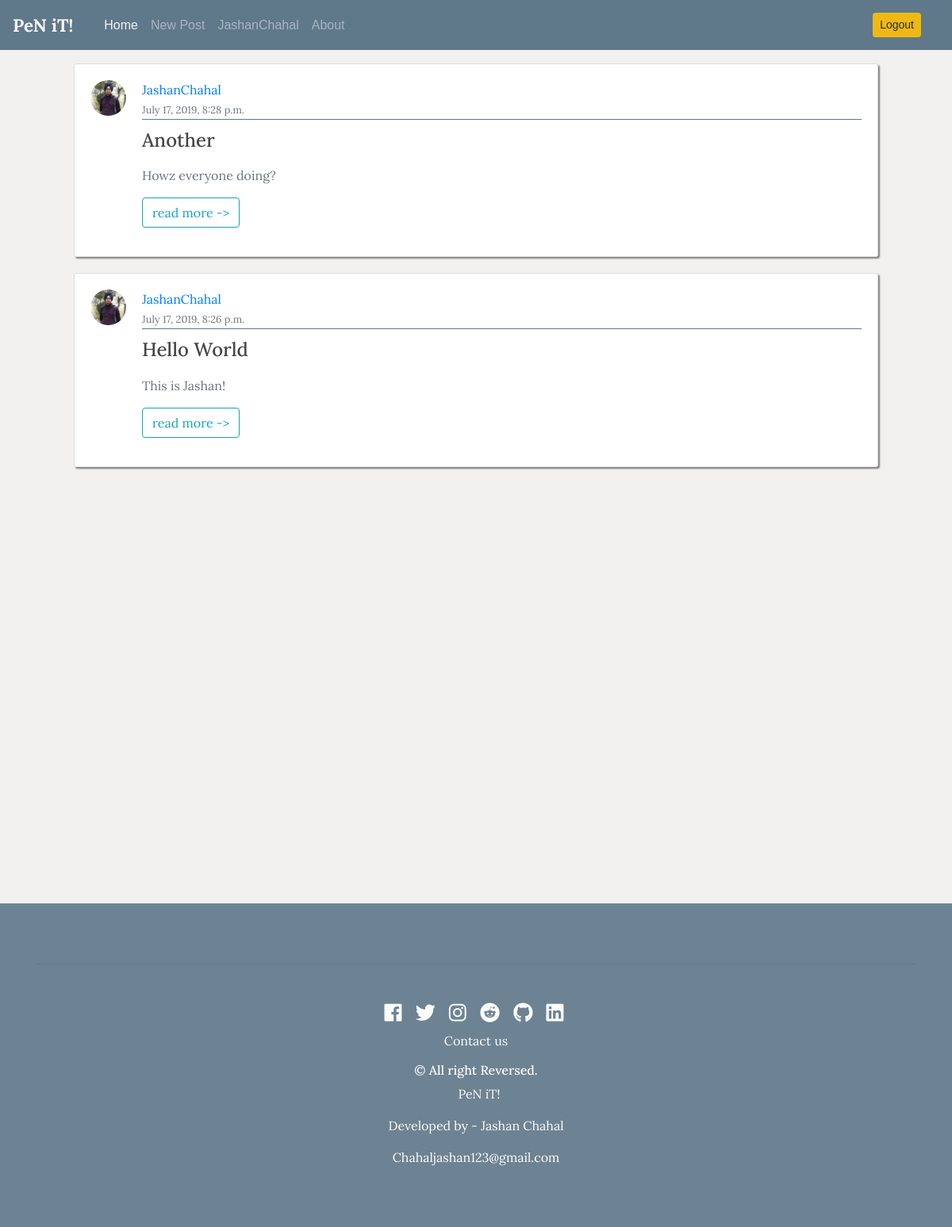
The app's page / (signed in) with its own data.
### blog/models.py (models this page shows, shortened)
class Post(models.Model):
    title = models.CharField(max_length = 100)
    content = models.TextField()
    date_posted = models.DateTimeField(default = timezone.now)
    author = models.ForeignKey(User, on_delete = models.CASCADE)

### users/models.py (models this page shows, shortened)
class Profile(models.Model):
    user = models.OneToOneField(User,on_delete = models.CASCADE)
    image = models.ImageField( default = 'default.jpg', upload_to ='profile_pics')

### blog/views.py (the view)
# urls.py: path('',PostListView.as_view(), name = 'blog-home'),
class PostListView(ListView):
    model = Post
    template_name = 'blog/home.html'
    context_object_name = 'posts'
    ordering = ['-date_posted']
    paginate_by = 5

### blog/templates/blog/home.html (shortened to what this page needs)
{% extends "blog/base.html" %}
{% block content %}
{% for post in posts %}
    <article class="media content-section">
            <a class="mr-1" href="{% url 'user-posts' post.author.username %}"><img class ="rounded-circle article-img img-fluid"src="{{ post.author.profile.image.url }}"></a>
            <div class="media-body">
            <div class="article-metadata">
                <a class="mr-1" href="{% url 'user-posts' post.author.username %}">{{ post.author }}</a>
                <div>
                <small class="text-muted">{{ post.date_posted }}</small>
            </div>
            </div>
            <h2><a class="article-title" href="{% url 'post-detail' post.id %}">{{ post.title }}</a></h2>
            <p class="article-content"><div class="text-muted">
                {{ post.content|safe|truncatewords:"200"|linebreaks }}
                <a class=" btn btn-outline-info " href="{% url 'post-detail' post.id %}">read more -></a>
            </div>
            </p>
            </div>
        </article>
{% endfor %}
{% endblock content %}

### blog/templates/blog/base.html (shortened to what this page needs)
{% load static %}
<!DOCTYPE html>
<html lang="en">
<head>
   <link rel="stylesheet" href="https://stackpath.bootstrapcdn.com/bootstrap/4.3.1/css/bootstrap.min.css">
   <link rel="stylesheet" type="text/css" href="{% static 'blog/main.css' %}">
   <link rel="stylesheet" href="https://use.fontawesome.com/releases/v5.0.13/css/all.css">
</head>
<body id="bg">
        <nav id ="mainnavbar" class="navbar navbar-expand-lg navbar-dark bg-steel  fixed-top">
  <a class="navbar-brand" href="{% url 'blog-home' %}">PeN iT!</a>
<div class="container">
  <div class="collapse navbar-collapse" id="navbarSupportedContent">
    <ul class="navbar-nav mr-auto">
      <li class="nav-item active">
        <a class="nav-link" href="{% url 'blog-home' %}">Home <span class="sr-only">(current)</span></a>
      </li>
      {% if user.is_authenticated %}
      <li class="nav-item">
          <a class="nav-item nav-link" href="{% url 'post-create' %}">New Post</a>
      </li>
      <li class="nav-item">
          <a class="nav-item nav-link bs" href="{% url 'user-posts' user.username %}">{{ user.username }}</a>
        </li>
      {% endif %}
      <li class="nav-item ">
        <a class="nav-link" href="{% url 'blog-about' %}">About</a>
      </li>
    </ul>
    <div class ="navbar-nav">
       {% if user.is_authenticated %}
       <a class="nav-item nav-link" href="{% url 'logout' %}"><button type="button" class ="btn btn-warning btn-sm">Logout</button></a>
       {% else %}
        <a class="nav-item nav-link" href="{% url 'login' %}"><button type="button" class ="btn btn-success btn-sm">Login</button></a>
        <a class="nav-item nav-link" href="{% url 'register'%}"><button type="button" class ="btn btn-warning btn-sm">Signup</button></a>
        {% endif %}
    </div>
  </div>
</div>
</nav>
              <main role="main" class="container"  >
                      <div class="centre">
                        {% block content %}{% endblock %}
                  </main>
                     <section id="footer">
                       <div class="container">
                          <hr>
                            <div class="col-xs-12 col-sm-12 col-md-12 mt-2 mt-sm-5">
                              <ul class="list-unstyled list-inline social text-center">
                                <li class="list-inline-item"><a href="https://www.facebook.com/imjashanchahal"><i class="fab fa-facebook"></i></a></li>
                                <li class="list-inline-item"><a href="https://twitter.com/imJashanChahal"><i class="fab fa-twitter"></i></a></li>
                                <li class="list-inline-item"><a href="https://www.instagram.com/imjashanchahal/"><i class="fab fa-instagram"></i></a></li>
                                <li class="list-inline-item"><a href="https://www.reddit.com/user/imjashanchahal/"><i class="fab fa-reddit"></i></a></li>
                                <li class="list-inline-item"><a href="https://github.com/JashanChahal" target="_blank"><i class="fab fa-github"></i></a></li>
                                <li class="list-inline-item"><a href="https://www.linkedin.com/in/jashan-chahal-109068169" target="_blank"><i class="fab fa-linkedin"></i></a></li>
                              </ul>
                            </div>
                          </div>
                          <div class="row">
                            <div class="col-xs-12 col-sm-12 col-md-12 mt-2 mt-sm-2 text-center text-white">
                            <p>Contact us</p>  <p class="h6">&copy All right Reversed.</p><p><a class="text-green ml-2" href="https://www.sunlimetech.com" target="_blank">PeN iT!</a></p>
                            <p>Developed by - Jashan Chahal</p><p>Chahaljashan123@gmail.com</p>
                            </div>
                          </div>
                      </section>
</body>
</html>

### blog/static/blog/main.css (style rules this page uses)
body { background: #f3f0f0; font-family: 'Lora', serif; color: #333333; margin-top: 5rem; vertical-align: middle; }
#mainnavbar .navbar-brand { color: #faf5f4; font-size: 1.4rem; font-weight: 1000; }
#mainnavbar { border-bottom : 0.1px groove; }
#mainnavbar .nav-link { opacity: 0.9; font-family: Arial, Helvetica, sans-serif; }
#bg { background-size: 1800px 900px; background-repeat: no-repeat; background-attachment: fixed; }
h1, h2, h3, h4, h5, h6 { color: #444444; }
ul { margin: 0; }
.bg-steel { background-color: #5f788a; }
.content-section { background: #ffffff; box-shadow: 2px 2px 2px grey; padding: 20px 20px; border: 1px solid #dddddd; border-radius: 3px; margin-bottom: 20px; margin-right: 3rem; margin-left: 3rem; }
.article-title { font-size: 1.5rem; color: #444444; }
.article-content { white-space: pre-line; }
.article-img { height: auto; width: 45px; margin-right: 16px; }
.article-metadata { padding-bottom: 1px; margin-bottom: 4px; border-bottom: 1px solid #5f788a; }
section { padding: 60px 0; }
#footer { background: #5f788a !important; margin-top: 550px; bottom : 0; width: 100%; opacity: 0.9; }
#footer a { color: #ffffff; text-decoration: none !important; background-color: transparent; -webkit-text-decoration-skip: objects; }
#footer ul.social li { padding: 0px 0; padding-top: 0px; }
#footer ul.social li a i { margin-right: 5px; font-size:25px; -webkit-transition: .5s all ease; -moz-transition: .5s all ease; transition: .5s all ease; }

### records on screen
Post: author.profile.image (picture), author "JashanChahal", date_posted "July 17, 2019, 8:28 p.m.", title "Another", content "Howz everyone doing?"
Post: author.profile.image (picture), author "JashanChahal", date_posted "July 17, 2019, 8:26 p.m.", title "Hello World", content "This is Jashan!"

### other values on screen
{{ user.username }} "JashanChahal"
